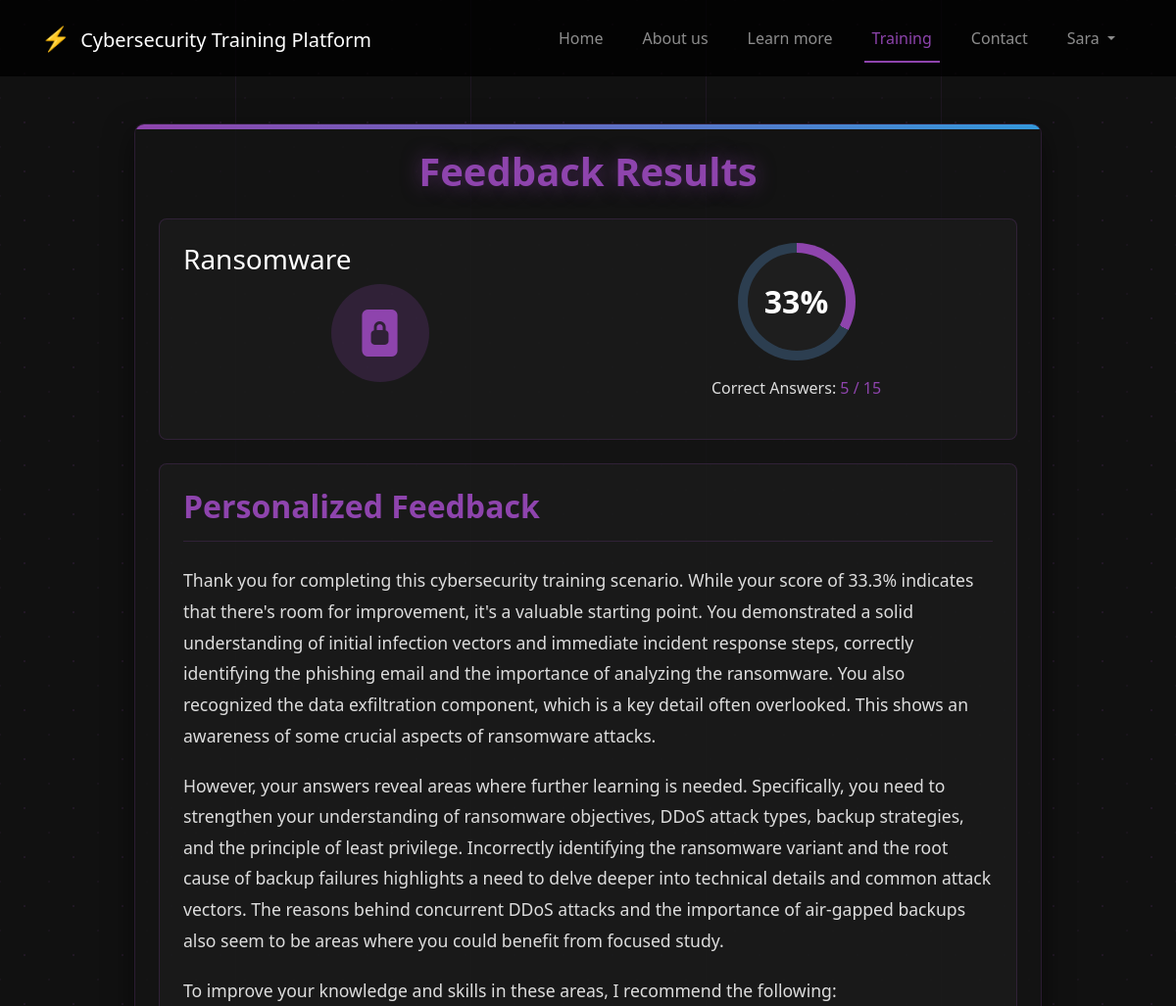
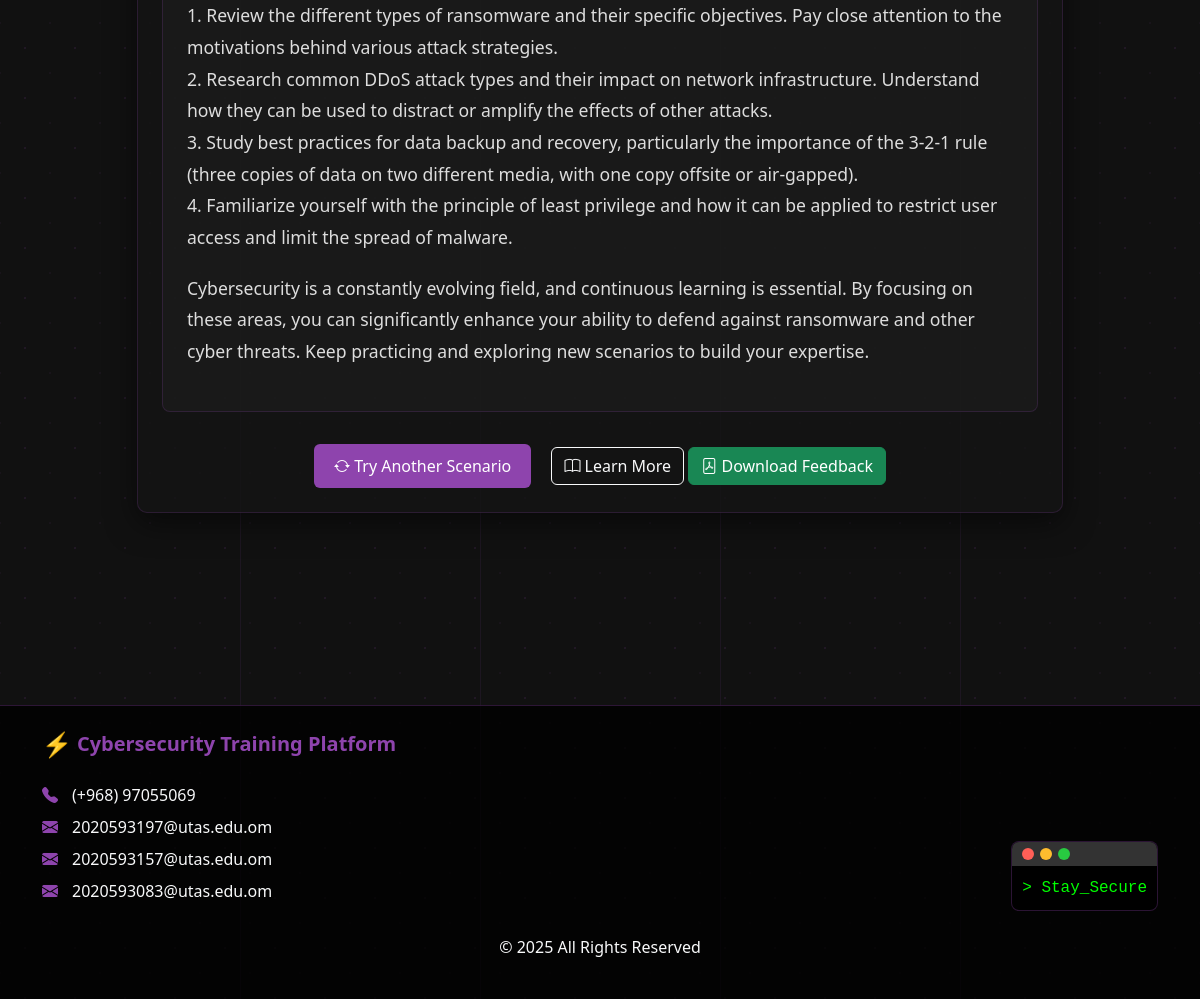
The page /training/feedback/150/ (signed in) on the database its author committed (2 pictures, top to bottom).
### training/models.py (models this page shows, shortened)
class Scenario(models.Model):
    scenario_id = models.AutoField(primary_key=True)
    user = models.ForeignKey(User, on_delete=models.CASCADE, related_name='scenarios')
    attack_type = models.ForeignKey(AttackType, on_delete=models.CASCADE)
    created_at = models.DateTimeField(auto_now_add=True)
    scenario_text = models.TextField()
    json_data = models.JSONField(null=True, blank=True)

class UserScenarioResult(models.Model):
    user = models.ForeignKey(User, on_delete=models.CASCADE)
    scenario = models.ForeignKey(Scenario, on_delete=models.CASCADE)
    score = models.IntegerField()  # عدد الإجابات الصحيحة
    total_questions = models.IntegerField()  # العدد الإجمالي للأسئلة
    percentage = models.FloatField()  # النسبة المئوية للإجابات الصحيحة
    feedback = models.TextField(null=True, blank=True)  # التغذية الراجعة
    completed_at = models.DateTimeField(auto_now_add=True)

### pages/models.py (models this page shows, shortened)
class AttackType(models.Model):
    name = models.CharField(max_length=100)
    description = models.TextField()
    icon = models.CharField(max_length=100, blank=True)

### training/views.py (the view)
# urls.py: path('feedback/<int:scenario_id>/', views.feedback, name='feedback'),
@login_required
def feedback(request, scenario_id):
    scenario = get_object_or_404(Scenario, scenario_id=scenario_id)
    user_result = UserScenarioResult.objects.filter(
        user=request.user,
        scenario=scenario
    ).order_by('-completed_at').first()
    if not user_result:
        messages.warning(request, 'No results found for this scenario')
        return redirect('training:scenario', scenario_id=scenario_id)
    responses = Response.objects.filter(
        user=request.user,
        scenario=scenario
    ).select_related('answer', 'answer__question')
    questions = Question.objects.filter(scenario=scenario).prefetch_related('answers')
    question_data = {}
    for question in questions:
        correct_answer = question.answers.filter(is_correct=True).first()
        selected_response = next((r for r in responses if r.answer.question_id == question.question_id), None)
        question_data[question.question_id] = {
            'question_text': question.question_text,
            'correct_answer': correct_answer.answer_text if correct_answer else "Unknown",
            'selected_answer': selected_response.answer.answer_text if selected_response else "Not answered",
            'is_correct': selected_response and selected_response.answer.is_correct if selected_response else False,
            'explanation': question.explanation
        }
    context = {
        'scenario': scenario,
        'score': user_result.percentage,  # إرسال النسبة المئوية بدلاً من عدد الإجابات الصحيحة
        'correct_answers': user_result.score,
        'total_questions': user_result.total_questions,
        'percentage': user_result.percentage,
        'feedback': user_result.feedback,
        'question_data': question_data,
        'scenario_id': scenario_id,
        'attack_type': scenario.attack_type.name
    }
    return render(request, 'training/feedback.html', context)

### templates/training/feedback.html (shortened to what this page needs)
{% extends 'base/base.html' %}
{% load static %}
{% block content %}
<section class="feedback-section py-5">
    <div class="container">
        <div class="row justify-content-center">
            <div class="col-lg-10">
                <div class="feedback-container p-4">
                    <h1 class="feedback-title text-center mb-4">Feedback Results</h1>
                    <div class="scenario-overview p-4 mb-4">
                        <div class="row">
                            <div class="col-md-6">
                                <div class="scenario-info">
                                    <h3>{{ scenario.attack_type.name|title }}</h3>
                                    <div class="scenario-image">
                                        <div class="cyber-icon-wrapper">
                                            {% if scenario.attack_type.name == 'ransomware' %}
                                            <i class="bi bi-file-lock2-fill"></i>
                                            {% elif scenario.attack_type.name == 'ddos' %}
                                            <i class="bi bi-hdd-network-fill"></i>
                                            {% elif scenario.attack_type.name == 'mitm' %}
                                            <i class="bi bi-shield-x"></i>
                                            {% else %}
                                            <i class="bi bi-shield-fill-exclamation"></i>
                                            {% endif %}
                                        </div>
                                    </div>
                                </div>
                            </div>
                            <div class="col-md-6">
                                <div class="score-container">
                                    <div class="score-circle">
                                        <div class="score-number">{{ percentage|floatformat:0 }}%</div>
                                    </div>
                                    <div class="score-details">
                                        <p>Correct Answers: <span>{{ correct_answers }} / {{ total_questions }}</span></p>
                                    </div>
                                </div>
                            </div>
                        </div>
                    </div>
                    <div class="ai-feedback p-4 mb-4">
                        <h2 class="ai-feedback-title">Personalized Feedback</h2>
                        <div class="feedback-content">
                            {{ feedback|safe|linebreaks }}
                        </div>
                    </div>
                    <div class="action-buttons text-center">
                        <a href="{% url 'training:select_attack' %}" class="btn btn-primary me-3">
                            <i class="bi bi-arrow-repeat"></i> Try Another Scenario
                        </a>
                        <a href="{% url 'learn' %}" class="btn btn-outline-light">
                            <i class="bi bi-book"></i> Learn More
                        </a>
                        <a href="{% url 'training:download_feedback_pdf' scenario_id=scenario_id %}" class="btn btn-success" target="_blank">
                            <i class="bi bi-file-pdf"></i> Download Feedback
                        </a>
                    </div>
                </div>
            </div>
        </div>
    </div>
</section>
{% endblock %}

### templates/base/base.html (shortened to what this page needs)
<!DOCTYPE html>
{% load static %}
<html lang="en">
<head>
    <link href="https://cdn.jsdelivr.net/npm/bootstrap@5.3.0-alpha1/dist/css/bootstrap.min.css" rel="stylesheet">
    <link rel="stylesheet" href="https://cdn.jsdelivr.net/npm/bootstrap-icons@1.11.1/font/bootstrap-icons.css">
    <link rel="stylesheet" href="{% static 'css/learn.css' %}">
    <link rel="stylesheet" href="https://cdnjs.cloudflare.com/ajax/libs/font-awesome/5.15.4/css/all.min.css">
</head>
<body>
    <header>
        <nav class="navbar navbar-expand-lg navbar-dark">
            <div class="container">
                <a class="navbar-brand" href="{% url 'home' %}">
                    <span class="cyber-icon">⚡</span> Cybersecurity Training Platform
                </a>
                <div class="collapse navbar-collapse" id="navbarNav">
                    <ul class="navbar-nav ms-auto">
                        <li class="nav-item">
                            <a class="nav-link {% if request.path == '/' %}active{% endif %}" href="{% url 'home' %}">Home</a>
                        </li>
                        <li class="nav-item">
                            <a class="nav-link {% if 'about' in request.path %}active{% endif %}" href="{% url 'about' %}">About us</a>
                        </li>
                        <li class="nav-item">
                            <a class="nav-link {% if 'learn' in request.path %}active{% endif %}" href="{% url 'learn' %}">Learn more</a>
                        </li>
                        <li class="nav-item">
                            <li class="nav-item">
                                <a class="nav-link {% if 'training' in request.path %}active{% endif %}" href="/training/">Training</a>                     </li>
                        <li class="nav-item">
                            <a class="nav-link {% if 'contact' in request.path %}active{% endif %}" href="{% url 'contact' %}">Contact</a>
                        </li>
                        {% if user.is_authenticated %}
<li class="nav-item dropdown">
    <a class="nav-link dropdown-toggle" href="#" id="navbarDropdown" role="button" data-bs-toggle="dropdown" aria-expanded="false">
        {{ user.first_name|default:user.username }}
    </a>
</li>
{% else %}
<li class="nav-item">
    <a class="btn get-started-btn" href="{% url 'login' %}">Get Started</a>
</li>
{% endif %}
                    </ul>
                </div>
            </div>
        </nav>
    </header>
    <main>
        {% block content %}{% endblock %}
    </main>
    <footer class="text-light py-4">
        <div class="container">
            <div class="row">
                <div class="col-md-6">
                    <h5 class="footer-title"><span class="cyber-icon">⚡</span> Cybersecurity Training Platform</h5>
                    <div class="contact-info">
                        <p><i class="bi bi-telephone-fill"></i> (+968) 97055069</p>
                        <p><i class="bi bi-envelope-fill"></i> 2020593197@utas.edu.om</p>
                        <p><i class="bi bi-envelope-fill"></i> 2020593157@utas.edu.om</p>
                        <p><i class="bi bi-envelope-fill"></i> 2020593083@utas.edu.om</p>
                    </div>
                </div>
                <div class="col-md-6 text-md-end d-flex align-items-end justify-content-end">
                    <div class="terminal-box">
                        <div class="terminal-header">
                            <span class="dot"></span>
                            <span class="dot"></span>
                            <span class="dot"></span>
                        </div>
                        <div class="terminal-content">
                            > Stay_Secure
                        </div>
                    </div>
                </div>
            </div>
            <div class="text-center mt-4">
                <p>© 2025 All Rights Reserved</p>
            </div>
        </div>
    </footer>
</body>
</html>

### templates/base/base.html (style rules this page uses)
body { font-family: 'Segoe UI', Tahoma, Geneva, Verdana, sans-serif; background-color: #111; color: #fff; position: relative; min-height: 100vh; }
body::before { content: ''; position: absolute; top: 0; left: 0; width: 100%; height: 100%; background-image: radial-gradient(#8e44ad20 1px, transparent 1px), radial-gradient(#8e44ad10 1px, transparent 1px); background-size: 50px 50px; background-position: 0 0, 25px 25px; pointer-events: none; z-index: -1; }
.navbar { background-color: rgba(0, 0, 0, 0.8); padding: 1rem 0; }
.cyber-icon { color: #ff5500; font-size: 1.2em; margin-right: 5px; }
.nav-link { margin: 0 12px; position: relative; font-weight: 500; }
.nav-link.active { color: #8e44ad !important; }
.nav-link.active::after { content: ''; position: absolute; width: 100%; height: 2px; background-color: #8e44ad; bottom: -5px; left: 0; }
footer { background-color: rgba(0, 0, 0, 0.8); padding: 2rem 0; margin-top: 9rem; border-top: 1px solid rgba(142, 68, 173, 0.3); }
.footer-title { color: #8e44ad; font-weight: 600; display: flex; align-items: center; }
.terminal-box { background-color: #000; border-radius: 8px; max-width: 300px; overflow: hidden; margin-left: auto; border: 1px solid rgba(142, 68, 173, 0.3); }
.terminal-header { background-color: #333; padding: 6px 10px; display: flex; align-items: center; }
.dot { width: 12px; height: 12px; border-radius: 50%; background-color: #ff5f57; margin-right: 6px; }
.dot:nth-child(2) { background-color: #ffbd2e; }
.dot:nth-child(3) { background-color: #28ca41; }
.terminal-content { padding: 10px; color: #00ff00; font-family: monospace; }
.contact-info { margin-top: 1.5rem; }
.contact-info p { margin-bottom: 0.5rem; display: flex; align-items: center; }
.contact-info i { color: #8e44ad; margin-right: 10px; width: 20px; }

### templates/training/feedback.html (style rules this page uses)
.feedback-section { min-height: calc(100vh - 300px); }
.feedback-container { background-color: rgba(20, 20, 20, 0.8); border-radius: 10px; border: 1px solid rgba(142, 68, 173, 0.2); box-shadow: 0 10px 30px rgba(0, 0, 0, 0.5); position: relative; overflow: hidden; }
.feedback-container::before { content: ''; position: absolute; top: 0; left: 0; width: 100%; height: 5px; background: linear-gradient(to right, #8e44ad, #3498db); }
.feedback-title { color: #8e44ad; font-weight: 700; font-size: 2.5rem; text-shadow: 0 0 20px rgba(142, 68, 173, 0.5); }
.scenario-overview, .ai-feedback { background-color: rgba(30, 30, 30, 0.6); border-radius: 8px; border: 1px solid rgba(142, 68, 173, 0.2); }
.cyber-icon-wrapper { width: 100px; height: 100px; border-radius: 50%; background-color: rgba(142, 68, 173, 0.2); display: flex; justify-content: center; align-items: center; margin: 0 auto; }
.cyber-icon-wrapper i { font-size: 3rem; color: #8e44ad; }
.score-container { display: flex; flex-direction: column; align-items: center; justify-content: center; height: 100%; }
.score-circle { width: 120px; height: 120px; border-radius: 50%; background: conic-gradient(#8e44ad calc(var(--score) * 1%), #2c3e50 0); display: flex; justify-content: center; align-items: center; position: relative; margin-bottom: 1rem; }
.score-circle::before { content: ''; position: absolute; width: 100px; height: 100px; border-radius: 50%; background-color: #1e1e1e; }
.score-number { position: relative; z-index: 1; font-size: 2rem; font-weight: 700; color: #fff; }
.score-details { text-align: center; color: #ddd; }
.score-details span { color: #8e44ad; font-weight: 500; }
.ai-feedback-title { color: #8e44ad; font-weight: 600; margin-bottom: 1.5rem; padding-bottom: 1rem; border-bottom: 1px solid rgba(142, 68, 173, 0.2); }
.feedback-content { color: #ddd; font-size: 1.1rem; line-height: 1.8; }
.feedback-content p { margin-bottom: 1.2rem; }
.action-buttons { margin-top: 2rem; }
.btn-primary { background-color: #8e44ad; border: none; padding: 10px 20px; font-weight: 500; transition: all 0.3s; }

### rows shown on the page
Scenario: attack_type.name "Ransomware"
UserScenarioResult: percentage "33", feedback "Thank you for completing this cybersecurity training scenario. While your score of 33.3% indicates that there's room for improvement, it's a valuable starting point. You demonstrated a solid understanding of initial infection vectors and immediate incident response steps, correctly identifying the phishing email and the importance of analyzing the ransomware. You also recognized the data exfiltration component, which is a key detail often overlooked. This shows an awareness of some crucial aspects of ransomware attacks. However, your answers reveal areas where further learning is needed. Specifically, you need to strengthen your understanding of ransomware objectives, DDoS attack types,…"

### other values the page prints
{{ user.first_name|default:user.username }} "Sara"
{{ correct_answers }} "5"
{{ total_questions }} "15"
